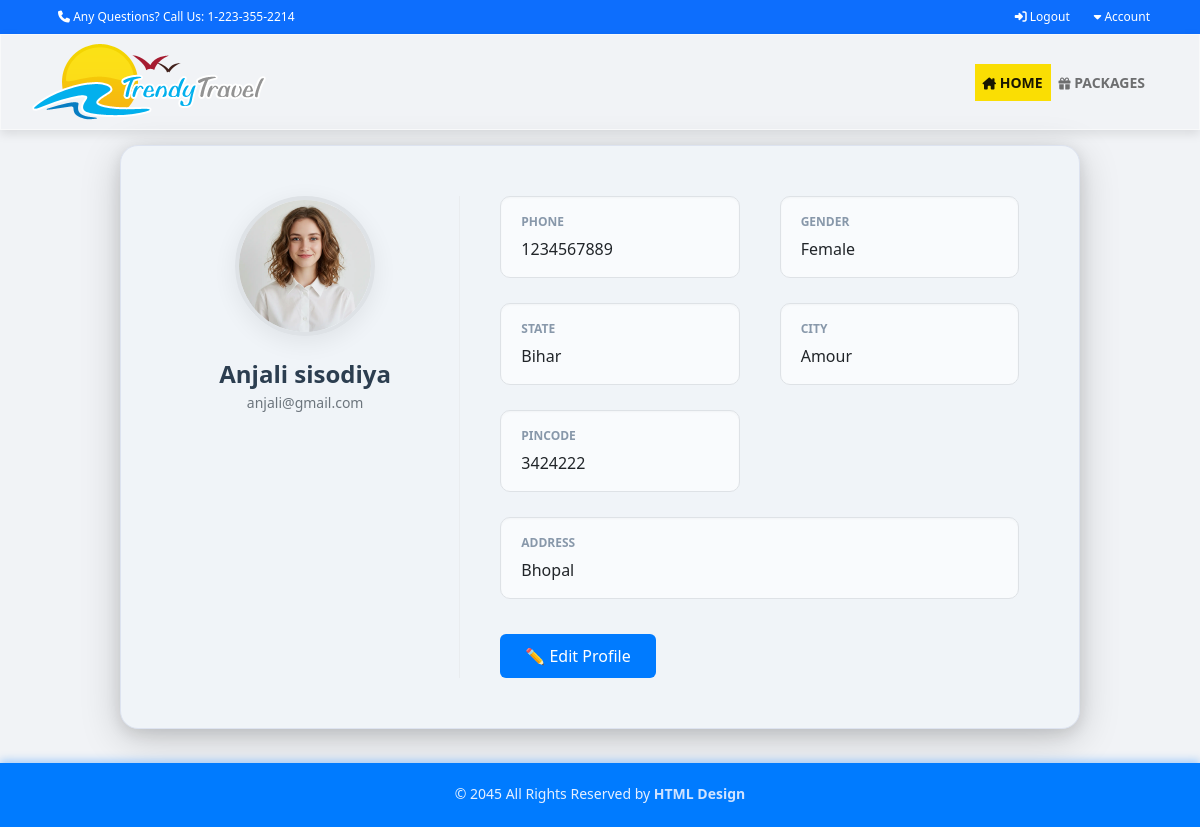
The page /userprofile.php (signed in) on the database its author committed.
### tables this page shows
CREATE TABLE `user_details` (
  `id` int(11) NOT NULL,
  `user_id` int(11) NOT NULL,
  `first_name` varchar(25) NOT NULL,
  `last_name` varchar(25) NOT NULL,
  `profile_image` varchar(255) DEFAULT NULL,
  `email` varchar(50) NOT NULL,
  `gender` enum('Male','Female') NOT NULL,
  `phone` varchar(15) NOT NULL,
  `city_id` int(200) NOT NULL,
  `state_id` int(100) NOT NULL,
  `pincode` int(11) NOT NULL,
  `landmark` varchar(100) NOT NULL,
  `address` varchar(200) NOT NULL,
  `created_at` datetime NOT NULL DEFAULT current_timestamp(),
  `updated_at` datetime NOT NULL DEFAULT current_timestamp()
);

CREATE TABLE `state` (
  `state_id` int(11) NOT NULL,
  `state_title` varchar(100) NOT NULL,
  `state_description` text NOT NULL,
  `status` varchar(10) NOT NULL
);

CREATE TABLE `city` (
  `id` int(11) NOT NULL,
  `name` varchar(100) NOT NULL,
  `districtid` int(11) DEFAULT NULL,
  `state_id` int(11) DEFAULT NULL,
  `description` text NOT NULL,
  `status` varchar(10) DEFAULT NULL
);

### userprofile.php (the view, shortened to what this page needs)
<?php
include "dbconfig.php";
include 'header.php';
include 'nav.php';
$sql = "SELECT * FROM user_details ud
        JOIN state s ON ud.state_id = s.state_id
        JOIN city c ON ud.city_id = c.id
        WHERE user_id = ".$_SESSION['user_id'];
$result = $conn->query($sql);
while($row = $result->fetch_assoc()) {
?>
<div class="profile-wrapper">
  <div class="profile-left">
    <img src="<?php echo htmlspecialchars($row['profile_image']); ?>" alt="Profile Picture">
    <div class="profile-name"><?php echo htmlspecialchars($row["first_name"] . " " . $row["last_name"]); ?></div>
    <div class="profile-email"><?php echo htmlspecialchars($row["email"]); ?></div>
  </div>
  <div class="profile-right">
    <div class="info-grid">
      <div class="info-box">
        <div class="info-label">Phone</div>
        <div class="info-value"><?php echo htmlspecialchars($row["phone"]); ?></div>
      </div>
      <div class="info-box">
        <div class="info-label">Gender</div>
        <div class="info-value"><?php echo htmlspecialchars($row["gender"]); ?></div>
      </div>
      <div class="info-box">
        <div class="info-label">State</div>
        <div class="info-value"><?php echo htmlspecialchars($row["state_title"]); ?></div>
      </div>
      <div class="info-box">
        <div class="info-label">City</div>
        <div class="info-value"><?php echo htmlspecialchars($row["name"]); ?></div>
      </div>
      <div class="info-box">
        <div class="info-label">Pincode</div>
        <div class="info-value"><?php echo htmlspecialchars($row["pincode"]); ?></div>
      </div>
      <div class="info-box" style="grid-column: span 2;">
        <div class="info-label">Address</div>
        <div class="info-value"><?php echo htmlspecialchars($row["address"]); ?></div>
      </div>
    </div>
    <a href="user_profile_edit.php" class="edit-btn">✏️ Edit Profile</a>
  </div>
</div>
<?php
}
include 'footer.php';
?>

### userprofile.php (style rules this page uses)
body { background-color: #f1f3f6; font-family: 'Segoe UI', sans-serif; margin: 0; padding: 0; }
.profile-wrapper { max-width: 960px; margin: 15px auto; background-color: #f0f4f8; padding: 50px 60px; border-radius: 18px; box-shadow: 0 4px 15px rgba(0, 0, 0, 0.1), 0 10px 40px rgba(0, 0, 0, 0.18); display: flex; flex-wrap: wrap; gap: 40px; border: 1px solid #dde3f0; transition: box-shadow 0.3s ease; }
.profile-left { flex: 1 1 220px; text-align: center; padding-right: 30px; border-right: 1px solid #e9ecef; }
.profile-left img { width: 140px; height: 140px; border-radius: 50%; object-fit: cover; border: 4px solid #dee2e6; box-shadow: 0 6px 24px rgba(0, 0, 0, 0.07); }
.profile-name { margin-top: 20px; font-size: 24px; font-weight: 700; color: #2c3e50; }
.profile-email { font-size: 14px; color: #6c757d; font-weight: 500; }
.profile-right { flex: 2 1 400px; }
.info-grid { display: grid; grid-template-columns: 1fr 1fr; gap: 25px 40px; }
.info-box { background-color: #f9fbfd; padding: 16px 20px; border-radius: 10px; border: 1px solid #dee2e6; box-shadow: inset 0 1px 2px rgba(0,0,0,0.03); }
.info-label { font-size: 12px; text-transform: uppercase; font-weight: 600; color: #8898aa; margin-bottom: 6px; }
.info-value { font-size: 16px; color: #212529; font-weight: 500; }
.edit-btn { margin-top: 35px; display: inline-block; background-color: #007bff; color: white; font-weight: 500; padding: 10px 25px; border-radius: 6px; text-decoration: none; transition: 0.3s; }

### rows shown on the page
user_details: profile_image (picture), first_name+last_name "Anjali sisodiya", email "anjali@gmail.com", phone "1234567889", gender "Female", state.state_title "Bihar", city.name "Amour", pincode "3424222", address "Bhopal"
